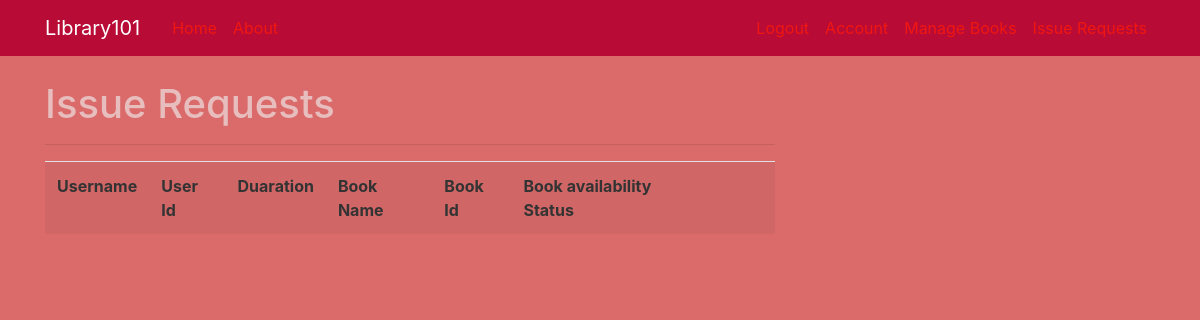
Before: /issue_requests (signed in) with the older database file.
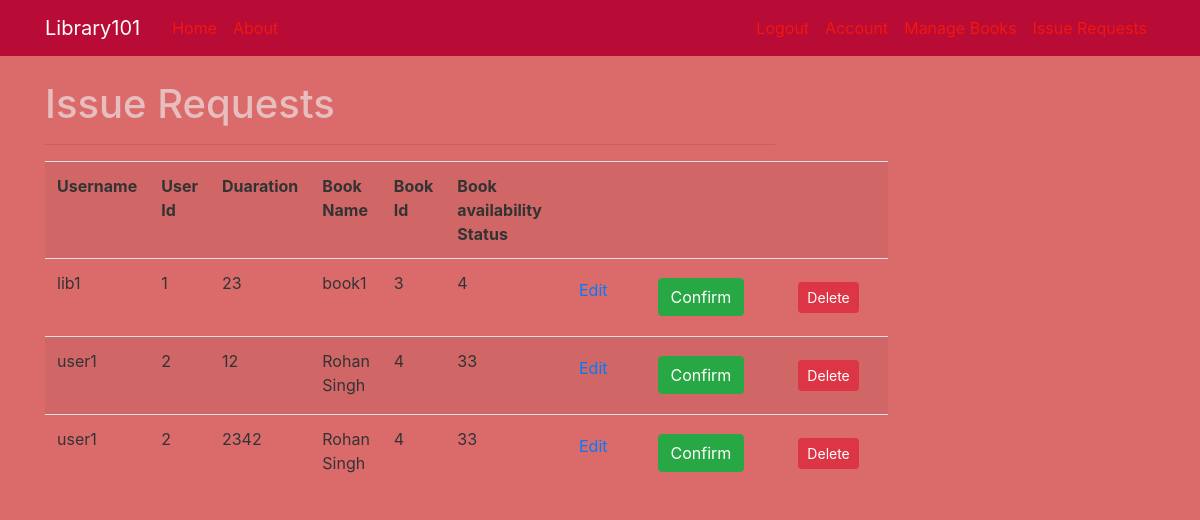
After: the same page with the newer database file.
### web_App/models.py (models this page shows, shortened)
class Irequest(db.Model):
    id = db.Column(db.Integer, primary_key=True)
    book_name = db.Column(db.String(100), nullable=False)
    duration = db.Column(db.Integer, nullable=False)
    image_file = db.Column(db.String(20), nullable=False, default='default.jpg')
    confirmation_status = db.Column(db.String(20), nullable=False, default='wait')
    book_entry_id = db.Column(db.Integer, db.ForeignKey('book.id'), nullable=False)
    user_name = db.Column(db.String(20), db.ForeignKey('user.username'), nullable=False)

class User(db.Model, UserMixin):
    id = db.Column(db.Integer, primary_key=True)
    username = db.Column(db.String(20), unique=True, nullable=False)
    email = db.Column(db.String(120), unique=True, nullable=False)
    image_file = db.Column(db.String(20), nullable=False, default='default.jpg')
    password = db.Column(db.String(200), nullable=False)
    token=db.Column(db.String(20),nullable=True)
    books = db.relationship('Irequest', backref='issuer', lazy=True)
    posts = db.relationship('Post', backref='author', lazy=True)

class Book(db.Model):
    id = db.Column(db.Integer, primary_key=True)
    title = db.Column(db.String(100), nullable=False)
    genre = db.Column(db.String(40))
    writer = db.Column(db.String(20), nullable=False)
    publisher=db.Column(db.String(20), nullable=False)#db.Column(db.DateTime, nullable=False, default=datetime.utcnow)
    summary = db.Column(db.String(200), nullable=False)#db.Column(db.Text, nullable=False)
    availability=db.Column(db.Integer, nullable=False, default=0)
    img_file = db.Column(db.String(20), nullable=False, default='default1.jpeg')
    rating = db.Column(db.Integer ,nullable=False, default=0)
    posts = db.relationship('Post', backref='owner', lazy=True)
    issued = db.relationship('Irequest', backref='issued', lazy=True)

### web_App/route.py (the view)
@app.route("/issue_requests")
@login_required
def issue_request():
    if(current_user.token):
        reqs=Irequest.query.all()
        return render_template('requests.html', title='Book Issue Requests', reqs=reqs)
    else:
        flash('Method Not Allowed', 'danger')
        return redirect(url_for('home'))

### web_App/models.py (called while the page is built)
@login_manager.user_loader
def load_user(user_id):
    if User.query.get(int(user_id)):
        return User.query.get(int(user_id))
    elif Librarian.query.get(int(user_id)):
        return Librarian.query.get(int(user_id))

### web_App/templates/requests.html
{% extends "layout.html" %}
{% block content %}
  <h1>Issue Requests </h1>
  <hr>
  <table class="table table-striped">
    <tr>
      <th>Username</th>
      <th>User Id</th>
      <th>Duaration</th>
      <th>Book Name</th>
      <th>Book Id</th>
      <th>Book availability Status</th>
      <th></th>
      <th></th>
      <th></th>
    </tr>
    {% for req in reqs %}
    {% if req.confirmation_status == 'wait' %}
      <tr>
        <td>{{req.user_name}}</td>
        <td>{{req.issuer.id}}</td>
        <td>{{req.duration}}</td>
        <td>{{req.book_name}}</td>
        <td>{{req.book_entry_id}}</td>
        <td>{{req.issued.availability}}</td>
        <td><a href="{{ url_for('edit_book', book_id=req.book_entry_id)}}" class="btn btn-default pull-right">Edit</a></td>
        <td>
            <a href="{{ url_for('issue_confirmation', request_id=req.id)}}" class="btn btn-default pull-right">
            <button class="btn btn-success">Confirm</button></a></td>
        <td>
            <a href="{{ url_for('delete_confirmation', request_id=req.id)}}" class="btn btn-default pull-right">
            <button type="button" class="btn btn-danger btn-sm m-1" data-toggle="modal" data-target="#deleteModal">Delete</button></a>
        </td>
    </tr>
    {% endif %}
    {% endfor %}
  </table>
{% endblock %}

Changed rows visible on the page:
added Irequest: user_name "lib1", issuer.id "1", duration "23", book_name "book1", book_entry_id "3", issued.availability "4"
added Irequest: user_name "user1", issuer.id "2", duration "12", book_name "Rohan Singh", book_entry_id "4", issued.availability "33"
added Irequest: user_name "user1", issuer.id "2", duration "2342", book_name "Rohan Singh", book_entry_id "4", issued.availability "33"
